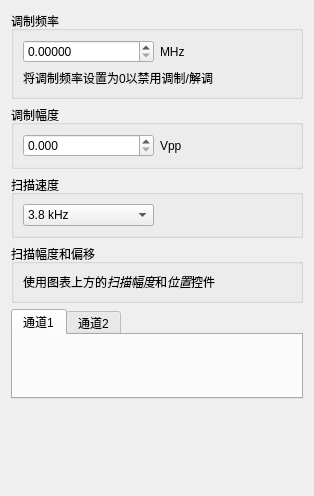
<?xml version="1.0" encoding="UTF-8"?>
<ui version="4.0">
 <class>Form</class>
 <widget class="QWidget" name="Form">
  <property name="enabled">
   <bool>true</bool>
  </property>
  <property name="geometry">
   <rect>
    <x>0</x>
    <y>0</y>
    <width>314</width>
    <height>496</height>
   </rect>
  </property>
  <property name="windowTitle">
   <string>Form</string>
  </property>
  <layout class="QVBoxLayout" name="verticalLayout">
   <item>
    <widget class="QGroupBox" name="modulation_frequency_group">
     <property name="title">
      <string>调制频率</string>
     </property>
     <layout class="QVBoxLayout" name="verticalLayout_5">
      <item>
       <layout class="QHBoxLayout" name="horizontalLayout_6">
        <item>
         <widget class="CustomDoubleSpinBoxNoSign" name="modulationFrequencySpinBox">
          <property name="decimals">
           <number>5</number>
          </property>
         </widget>
        </item>
        <item>
         <widget class="QLabel" name="label_5">
          <property name="text">
           <string>MHz</string>
          </property>
         </widget>
        </item>
       </layout>
      </item>
      <item>
       <widget class="QLabel" name="label_3">
        <property name="text">
         <string>将调制频率设置为0以禁用调制/解调</string>
        </property>
        <property name="wordWrap">
         <bool>true</bool>
        </property>
       </widget>
      </item>
     </layout>
    </widget>
   </item>
   <item>
    <widget class="QGroupBox" name="modulation_amplitude_group">
     <property name="title">
      <string>调制幅度</string>
     </property>
     <layout class="QVBoxLayout" name="verticalLayout_2">
      <item>
       <layout class="QHBoxLayout" name="horizontalLayout_2">
        <item>
         <widget class="CustomDoubleSpinBoxNoSign" name="modulationAmplitudeSpinBox">
          <property name="decimals">
           <number>3</number>
          </property>
          <property name="maximum">
           <double>2.000000000000000</double>
          </property>
          <property name="singleStep">
           <double>0.100000000000000</double>
          </property>
         </widget>
        </item>
        <item>
         <widget class="QLabel" name="label">
          <property name="text">
           <string>Vpp</string>
          </property>
         </widget>
        </item>
       </layout>
      </item>
     </layout>
    </widget>
   </item>
   <item>
    <widget class="QGroupBox" name="groupBox_3">
     <property name="title">
      <string>扫描速度</string>
     </property>
     <layout class="QVBoxLayout" name="verticalLayout_4">
      <item>
       <layout class="QHBoxLayout" name="horizontalLayout_5">
        <item>
         <widget class="QComboBox" name="sweepSpeedComboBox">
          <property name="sizePolicy">
           <sizepolicy hsizetype="Minimum" vsizetype="Fixed">
            <horstretch>0</horstretch>
            <verstretch>0</verstretch>
           </sizepolicy>
          </property>
          <item>
           <property name="text">
            <string>3.8 kHz</string>
           </property>
          </item>
          <item>
           <property name="text">
            <string>1.9 kHz</string>
           </property>
          </item>
          <item>
           <property name="text">
            <string>954 Hz</string>
           </property>
          </item>
          <item>
           <property name="text">
            <string>477 Hz</string>
           </property>
          </item>
          <item>
           <property name="text">
            <string>238 Hz</string>
           </property>
          </item>
          <item>
           <property name="text">
            <string>119 Hz</string>
           </property>
          </item>
          <item>
           <property name="text">
            <string>59 Hz</string>
           </property>
          </item>
          <item>
           <property name="text">
            <string>30 Hz</string>
           </property>
          </item>
          <item>
           <property name="text">
            <string>15 Hz</string>
           </property>
          </item>
          <item>
           <property name="text">
            <string>7.5 Hz</string>
           </property>
          </item>
          <item>
           <property name="text">
            <string>3.7 Hz</string>
           </property>
          </item>
          <item>
           <property name="text">
            <string>1.9 Hz</string>
           </property>
          </item>
          <item>
           <property name="text">
            <string>0.93 Hz</string>
           </property>
          </item>
          <item>
           <property name="text">
            <string>0.47 Hz</string>
           </property>
          </item>
          <item>
           <property name="text">
            <string>0.23 Hz</string>
           </property>
          </item>
          <item>
           <property name="text">
            <string>0.12 Hz</string>
           </property>
          </item>
         </widget>
        </item>
        <item>
         <widget class="QLabel" name="label_2">
          <property name="text">
           <string/>
          </property>
         </widget>
        </item>
       </layout>
      </item>
     </layout>
    </widget>
   </item>
   <item>
    <widget class="QGroupBox" name="groupBox_2">
     <property name="title">
      <string>扫描幅度和偏移</string>
     </property>
     <layout class="QVBoxLayout" name="verticalLayout_3">
      <item>
       <widget class="QLabel" name="label_4">
        <property name="text">
         <string>&lt;html&gt;&lt;head/&gt;&lt;body&gt;&lt;p&gt;使用图表上方的&lt;span style=&quot; font-style:italic;&quot;&gt;扫描幅度&lt;/span&gt;和&lt;span style=&quot; font-style:italic;&quot;&gt;位置&lt;/span&gt;控件&lt;/p&gt;&lt;/body&gt;&lt;/html&gt;</string>
        </property>
        <property name="textFormat">
         <enum>Qt::RichText</enum>
        </property>
        <property name="wordWrap">
         <bool>true</bool>
        </property>
       </widget>
      </item>
     </layout>
    </widget>
   </item>
   <item>
    <widget class="QTabWidget" name="spectroscopyTabs">
     <property name="minimumSize">
      <size>
       <width>0</width>
       <height>0</height>
      </size>
     </property>
     <property name="currentIndex">
      <number>0</number>
     </property>
     <widget class="QWidget" name="spectroscopy_channel_1_page">
      <attribute name="title">
       <string>通道1</string>
      </attribute>
      <layout class="QVBoxLayout" name="verticalLayout_20">
       <item>
        <widget class="SpectroscopyChannelAPanel" name="widget_4" native="true">
         <property name="minimumSize">
          <size>
           <width>0</width>
           <height>0</height>
          </size>
         </property>
        </widget>
       </item>
      </layout>
     </widget>
     <widget class="QWidget" name="spectroscopy_channel_2_page">
      <attribute name="title">
       <string>通道2</string>
      </attribute>
      <layout class="QVBoxLayout" name="verticalLayout_19">
       <item>
        <widget class="QLabel" name="spectroscopyBPanelDisabled">
         <property name="text">
         <string>请在"常规"选项卡中启用双通道光谱以使用第二个通道。</string>
        </property>
         <property name="alignment">
          <set>Qt::AlignJustify|Qt::AlignTop</set>
         </property>
         <property name="wordWrap">
          <bool>true</bool>
         </property>
        </widget>
       </item>
       <item>
        <widget class="SpectroscopyChannelBPanel" name="spectroscopyBPanel" native="true"/>
       </item>
      </layout>
     </widget>
    </widget>
   </item>
   <item>
    <spacer name="verticalSpacer">
     <property name="orientation">
      <enum>Qt::Vertical</enum>
     </property>
     <property name="sizeHint" stdset="0">
      <size>
       <width>20</width>
       <height>0</height>
      </size>
     </property>
    </spacer>
   </item>
  </layout>
 </widget>
 <customwidgets>
  <customwidget>
   <class>CustomDoubleSpinBoxNoSign</class>
   <extends>QDoubleSpinBox</extends>
   <header location="global">spin_box.h</header>
  </customwidget>
  <customwidget>
   <class>SpectroscopyChannelBPanel</class>
   <extends>QWidget</extends>
   <header location="global">spectroscopy_panel.h</header>
   <container>1</container>
  </customwidget>
  <customwidget>
   <class>SpectroscopyChannelAPanel</class>
   <extends>QWidget</extends>
   <header location="global">spectroscopy_panel.h</header>
   <container>1</container>
  </customwidget>
 </customwidgets>
 <resources/>
 <connections/>
</ui>
